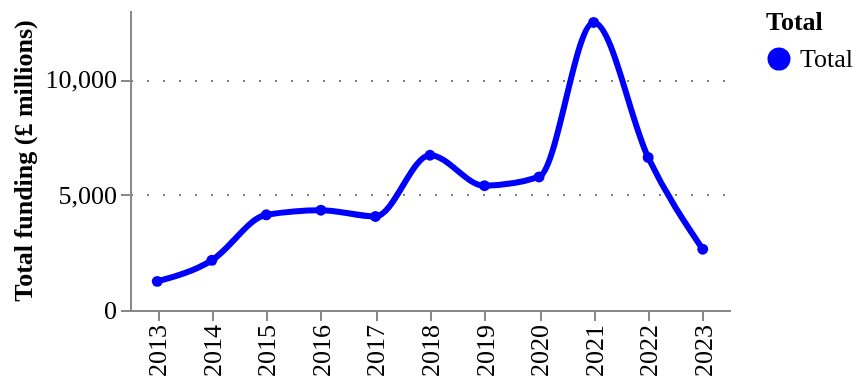

Here is the notebook cell this chart was saved with:
### Code cell
fig = pu.ts_smooth(
    ts_edtech_amounts.assign(Total="Total").assign(amount = lambda df: df.amount/1000),
    ["Total"],
    variable= "amount",
    variable_title = "Total funding (£ millions)",
    category_column = "Total",
    width = 300,
    height = 150,
    legend_orient='right',
)
pu.configure_plots(fig)

### Figure 1 — Vega-Lite specification as saved in the notebook (floating-point values rounded to 4 significant figures)
{"config": {"title": {"font": "Averta", "anchor": "start"}, "subtitle": {"font": "Averta"}, "axis": {"labelFont": "Averta", "titleFont": "Averta", "gridColor": "grey", "gridDash": [1, 7], "labelFontSize": 13, "titleFontSize": 13}, "header": {"labelFont": "Averta", "titleFont": "Averta"}, "legend": {"labelFont": "Averta", "titleFont": "Averta", "labelFontSize": 13, "titleFontSize": 13}, "range": {"category": ["#0000FF", "#FDB633", "#18A48C", "#9A1BBE", "#EB003B", "#FF6E47", "#646363", "#0F294A", "#97D9E3", "#A59BEE", "#F6A4B7", "#D2C9C0", "#FFFFFF", "#000000"], "ordinal": {"scheme": ["#0000FF", "#FDB633", "#18A48C", "#9A1BBE", "#EB003B", "#FF6E47", "#646363", "#0F294A", "#97D9E3", "#A59BEE", "#F6A4B7", "#D2C9C0", "#FFFFFF", "#000000"]}}, "view": {"strokeWidth": 0}}, "data": {"name": "data-c1fae621be41d97cb5daec043a9c26e3"}, "mark": {"type": "line", "interpolate": "monotone", "point": {"filled": true, "size": 30}, "size": 3, "strokeDash": [0]}, "encoding": {"color": {"field": "Total", "legend": {"orient": "right"}, "type": "nominal"}, "tooltip": [{"field": "year", "title": "Year", "type": "ordinal"}, {"field": "Total", "type": "nominal"}, {"field": "amount", "format": ".3f", "title": "Total funding (£ millions)", "type": "quantitative"}], "x": {"field": "year", "title": "", "type": "ordinal"}, "y": {"field": "amount", "title": "Total funding (£ millions)", "type": "quantitative"}}, "height": 150, "title": {"anchor": "start", "text": "", "fontSize": 14, "subtitle": "", "subtitleFont": "Averta", "subtitleFontSize": 13}, "width": 300, "$schema": "https://vega.github.io/schema/vega-lite/v4.17.0.json", "datasets": {"data-c1fae621be41d97cb5daec043a9c26e3": [{"year": 2013, "amount": 1241.0, "Total": "Total"}, {"year": 2014, "amount": 2152.0, "Total": "Total"}, {"year": 2015, "amount": 4125.0, "Total": "Total"}, {"year": 2016, "amount": 4327.0, "Total": "Total"}, {"year": 2017, "amount": 4054.0, "Total": "Total"}, {"year": 2018, "amount": 6706.0, "Total": "Total"}, {"year": 2019, "amount": 5387.0, "Total": "Total"}, {"year": 2020, "amount": 5766.0, "Total": "Total"}, {"year": 2021, "amount": 12460.0, "Total": "Total"}, {"year": 2022, "amount": 6611.0, "Total": "Total"}, {"year": 2023, "amount": 2634.0, "Total": "Total"}]}}
